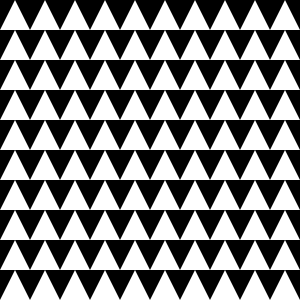
Frame 1 (no input)
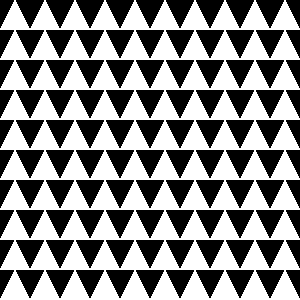
Frame 60 (the mouse pressed at the canvas centre just before this capture)
Frame 120 (the mouse held since frame 60 and released just before this capture): identical to frame 60, image omitted

The Processing sketch that drew these frames (run headless with seeded random() and noise(); from frame 60 on, the mouse is pressed at the canvas centre):

// Processing sketch: processing_26207
// ── processing_26207.pde

void setup (){
  size (300,300);
  background(0);
  noStroke();
  smooth();
}

void draw (){
  for(int x = 15; x < 300; x +=30){
    for(int y = 0; y <300; y +=30) 
    triangle(x,y, x-15,y +30,x +15,y +30);
    

  }
 }
